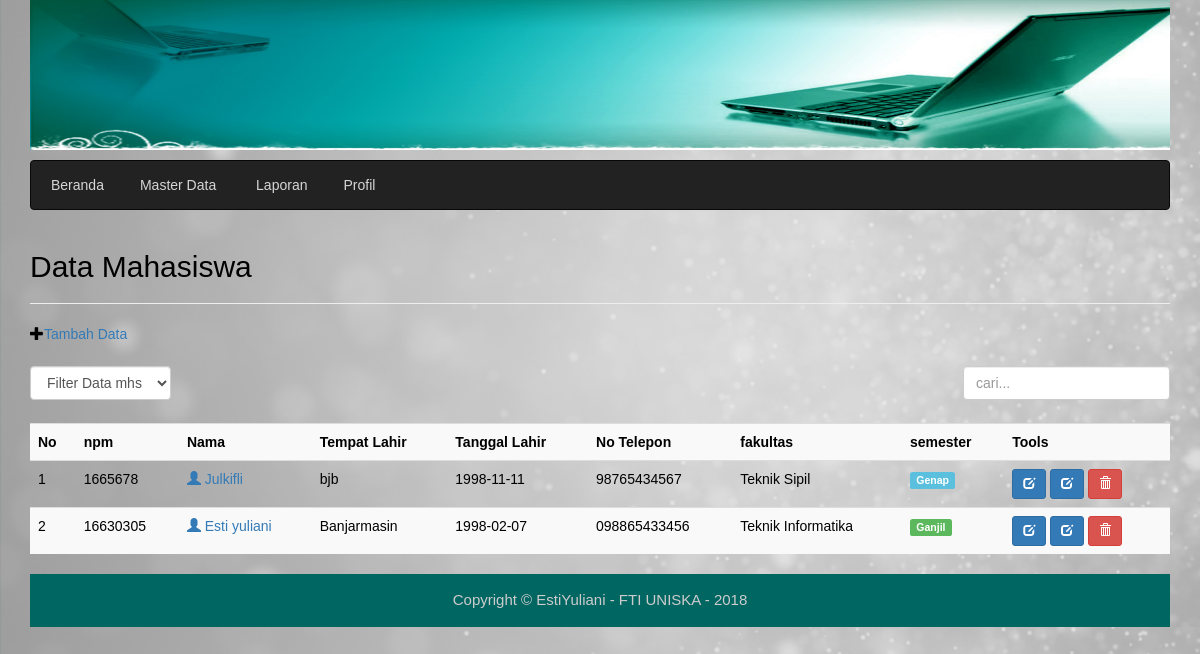
/mahasiswa_data.php, run on the app's committed database.
### tables this page shows
CREATE TABLE `mhs` (
  `npm` int(10) NOT NULL,
  `nama` varchar(40) NOT NULL,
  `tempat_lahir` varchar(25) NOT NULL,
  `tanggal_lahir` date NOT NULL,
  `no_telepon` varchar(15) NOT NULL,
  `fakultas` varchar(20) NOT NULL,
  `semester` varchar(20) NOT NULL
);

### library.php (called while the page is built, shortened)
<?php
function IndonesiaTgl($tanggal){
	$tgl=substr($tanggal,8,2);
	$bln=substr($tanggal,5,2);
	$thn=substr($tanggal,0,4);
	$tanggal="$thn-$bln-$tgl";
	return $tanggal;
}
?>

### mahasiswa_data.php (the view, shortened to what this page needs)
<?php include "head.php"; ?>
<link rel="stylesheet" type="text/css" href="style1.css">
            <h2>Data Mahasiswa</h2>
            <hr />
<?php
$pageSql="SELECT * FROM mhs";
?>
<span class="glyphicon glyphicon-plus" aria-hidden="true"></span><a href="mahasiswa_add.php">Tambah Data</a>
<br/>
<br/>
<div class="form-group">
  <div class="left">
    <form class="form-inline" method="get">
      <select name="filter" class="form-control" onchange="form.submit()">
        <option value="0">Filter Data mhs</option>
        <?php $filter=(isset($_GET['filter']) ? strtolower($_GET['filter']) : NULL); ?>
      </select>
    </form>
  </div>
  <div class="right">
    <form class="" method="POST" action="mhs_data.php">
      <input type="text" class="form-control" name="qcari" placeholder="cari..." autofocus/>
    </form>
</div>
</div>
<br />
<br />
  <div class="table-responsive">
    <table class="table table-striped table-hover">
      <tr>
        <th>No</th>
        <th>npm</th>
        <th>Nama</th>
        <th>Tempat Lahir</th>
        <th>Tanggal Lahir</th>
        <th>No Telepon</th>
        <th>fakultas</th>
        <th>semester</th>
        <th>Tools</th>
      </tr>
      <?php
      if($filter){
        $sql = mysqli_query($koneksi, "SELECT * FROM mhs WHERE semester='$filter' ORDER BY npm
        ASC");
      }else{
        $sql = mysqli_query($koneksi, $pageSql." ORDER BY npm ASC");
      }
      if(mysqli_num_rows($sql) == 0){
        ?>
        <tr><td colspan="8">Data Tidak Ada.</td></tr>
        <?php
      }else{
        $no = 1;
        while ($row = mysqli_fetch_assoc ($sql)){
        ?>
          <tr>
            <td><?php echo $no; ?></td>
            <td><?php echo $row['npm']; ?></td>
            <td><a href="mahasiswa_detail.php?npm=<?php echo $row['npm']; ?>">
            <span class="glyphicon glyphicon-user" aria-hidden="true"></span>
            <?php echo $row['nama']; ?></a></td>
            <td><?php echo $row['tempat_lahir']; ?></td>
            <td><?php echo indonesiaTgl($row['tanggal_lahir']); ?></td>
            <td><?php echo $row ['no_telepon']; ?></td>
            <td><?php echo $row['fakultas']; ?></td>
            <td>
          <?php
            if ($row['semester'] == 'Ganjil'){
          ?>
            <span class="label label-success">Ganjil</span>
          <?php  }
            else if($row['semester'] == 'Genap'){
          ?>
            <span class="label label-info">Genap</span>
          <?php }
            ?>
        </td>
        <td>
          <a href="mahasiswa_edit.php?npm=<?php echo $row['npm']; ?>"
            title="Edit Data" class="btn btn-primary btn-sm"><span class="glyphicon glyphicon-edit"
            arian-hidden="true"></span></a>
           <a href="mahasiswa_detail.php?npm=<?php echo $row['npm']; ?>"
            title="Detail Data" class="btn btn-primary btn-sm"><span class="glyphicon glyphicon-edit"
            arian-hidden="true"></span></a>
          <a href="mahasiwa_data.php?aksi=delete&npm=<?php echo $row['npm']; ?>" title="Hapus Data"
            onclick="return confirm('Anda yakin akan menghapus data <?php
            echo $row['nama']; ?>?')" class="btn btn-danger btn-sm"><span class="glyphicon
            glyphicon-trash" aria-hidden="true"></span></a>
          </td>
        </tr>
        <?php
        $no++;
            }
      }
         ?>
      </table>
    </div>
<?php include "footer.php"; ?>

### css/site.css (style rules this page uses)
.form-group { margin-bottom: 15px; }
.form-group .left { float: left; }
.form-group .right { float: right; }

### style1.css (style rules this page uses)
body { padding: 0; color: #000; background-color: #006662; background-image: url(img/bokeh-1780217_1280-e1479715865310.png); -webkit-background-size: cover; -moz-background-size: cover; background-size: cover; font-family: Tahoma, Geneva, sans-serif; line-height: 1.5; margin-top: 0; margin-right: 0; margin-bottom: 0; margin-left: 0; }

### data on the page
mhs: npm "1665678", nama "Julkifli", tempat_lahir "bjb", tanggal_lahir "1998-11-11", no_telepon "98765434567", fakultas "Teknik Sipil", semester "Genap"
mhs: npm "16630305", nama "Esti yuliani", tempat_lahir "Banjarmasin", tanggal_lahir "1998-02-07", no_telepon "098865433456", fakultas "Teknik Informatika", semester "Ganjil"
